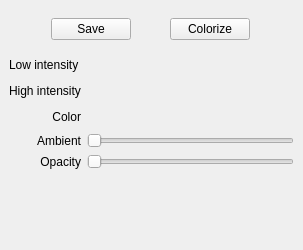
<?xml version="1.0" encoding="UTF-8"?>
<ui version="4.0">
 <class>FractureVisDockWidget</class>
 <widget class="QDockWidget" name="FractureVisDockWidget">
  <property name="geometry">
   <rect>
    <x>0</x>
    <y>0</y>
    <width>303</width>
    <height>250</height>
   </rect>
  </property>
  <property name="windowTitle">
   <string>Fracture visualization</string>
  </property>
  <widget class="QWidget" name="dockWidgetContents">
   <layout class="QGridLayout" name="gridLayout">
    <item row="1" column="1">
     <widget class="iAColorBox" name="cbLowIntensity" native="true">
      <property name="minimumSize">
       <size>
        <width>30</width>
        <height>20</height>
       </size>
      </property>
      <property name="maximumSize">
       <size>
        <width>30</width>
        <height>16777215</height>
       </size>
      </property>
     </widget>
    </item>
    <item row="3" column="1">
     <widget class="iAColorBox" name="cbHighIntensity" native="true">
      <property name="minimumSize">
       <size>
        <width>30</width>
        <height>20</height>
       </size>
      </property>
      <property name="maximumSize">
       <size>
        <width>30</width>
        <height>16777215</height>
       </size>
      </property>
     </widget>
    </item>
    <item row="0" column="0" colspan="2">
     <widget class="QWidget" name="widget" native="true">
      <layout class="QHBoxLayout" name="horizontalLayout">
       <item>
        <widget class="QPushButton" name="pbSave">
         <property name="sizePolicy">
          <sizepolicy hsizetype="Maximum" vsizetype="Fixed">
           <horstretch>0</horstretch>
           <verstretch>0</verstretch>
          </sizepolicy>
         </property>
         <property name="text">
          <string>Save</string>
         </property>
         <property name="icon">
          <iconset resource="../../core/open_iA.qrc">
           <normaloff>:/images/4DCT_SaveFractureView.png</normaloff>:/images/4DCT_SaveFractureView.png</iconset>
         </property>
         <property name="iconSize">
          <size>
           <width>32</width>
           <height>32</height>
          </size>
         </property>
        </widget>
       </item>
       <item>
        <widget class="QPushButton" name="pbColorize">
         <property name="sizePolicy">
          <sizepolicy hsizetype="Maximum" vsizetype="Fixed">
           <horstretch>0</horstretch>
           <verstretch>0</verstretch>
          </sizepolicy>
         </property>
         <property name="text">
          <string>Colorize</string>
         </property>
         <property name="icon">
          <iconset resource="../../core/open_iA.qrc">
           <normaloff>:/images/4DCT_ColorMapping.png</normaloff>:/images/4DCT_ColorMapping.png</iconset>
         </property>
         <property name="iconSize">
          <size>
           <width>32</width>
           <height>32</height>
          </size>
         </property>
        </widget>
       </item>
      </layout>
     </widget>
    </item>
    <item row="3" column="0">
     <widget class="QLabel" name="label_2">
      <property name="sizePolicy">
       <sizepolicy hsizetype="Maximum" vsizetype="Preferred">
        <horstretch>0</horstretch>
        <verstretch>0</verstretch>
       </sizepolicy>
      </property>
      <property name="text">
       <string>High intensity</string>
      </property>
     </widget>
    </item>
    <item row="1" column="0">
     <widget class="QLabel" name="label">
      <property name="sizePolicy">
       <sizepolicy hsizetype="Maximum" vsizetype="Preferred">
        <horstretch>0</horstretch>
        <verstretch>0</verstretch>
       </sizepolicy>
      </property>
      <property name="text">
       <string>Low intensity</string>
      </property>
     </widget>
    </item>
    <item row="7" column="0" colspan="2">
     <spacer name="verticalSpacer">
      <property name="orientation">
       <enum>Qt::Vertical</enum>
      </property>
      <property name="sizeHint" stdset="0">
       <size>
        <width>20</width>
        <height>40</height>
       </size>
      </property>
     </spacer>
    </item>
    <item row="5" column="1">
     <widget class="QSlider" name="sAmbient">
      <property name="orientation">
       <enum>Qt::Horizontal</enum>
      </property>
     </widget>
    </item>
    <item row="5" column="0">
     <widget class="QLabel" name="label_3">
      <property name="text">
       <string>Ambient</string>
      </property>
      <property name="alignment">
       <set>Qt::AlignRight|Qt::AlignTrailing|Qt::AlignVCenter</set>
      </property>
     </widget>
    </item>
    <item row="6" column="0">
     <widget class="QLabel" name="label_4">
      <property name="text">
       <string>Opacity</string>
      </property>
      <property name="alignment">
       <set>Qt::AlignRight|Qt::AlignTrailing|Qt::AlignVCenter</set>
      </property>
     </widget>
    </item>
    <item row="6" column="1">
     <widget class="QSlider" name="sOpacity">
      <property name="orientation">
       <enum>Qt::Horizontal</enum>
      </property>
     </widget>
    </item>
    <item row="4" column="0">
     <widget class="QLabel" name="label_5">
      <property name="text">
       <string>Color</string>
      </property>
      <property name="alignment">
       <set>Qt::AlignRight|Qt::AlignTrailing|Qt::AlignVCenter</set>
      </property>
     </widget>
    </item>
    <item row="4" column="1">
     <widget class="iAColorBox" name="cbColor" native="true">
      <property name="minimumSize">
       <size>
        <width>30</width>
        <height>20</height>
       </size>
      </property>
      <property name="maximumSize">
       <size>
        <width>30</width>
        <height>16777215</height>
       </size>
      </property>
     </widget>
    </item>
   </layout>
  </widget>
 </widget>
 <customwidgets>
  <customwidget>
   <class>iAColorBox</class>
   <extends>QWidget</extends>
   <header>iAColorBox.h</header>
   <container>1</container>
  </customwidget>
 </customwidgets>
 <resources>
  <include location="../../core/open_iA.qrc"/>
 </resources>
 <connections/>
</ui>
